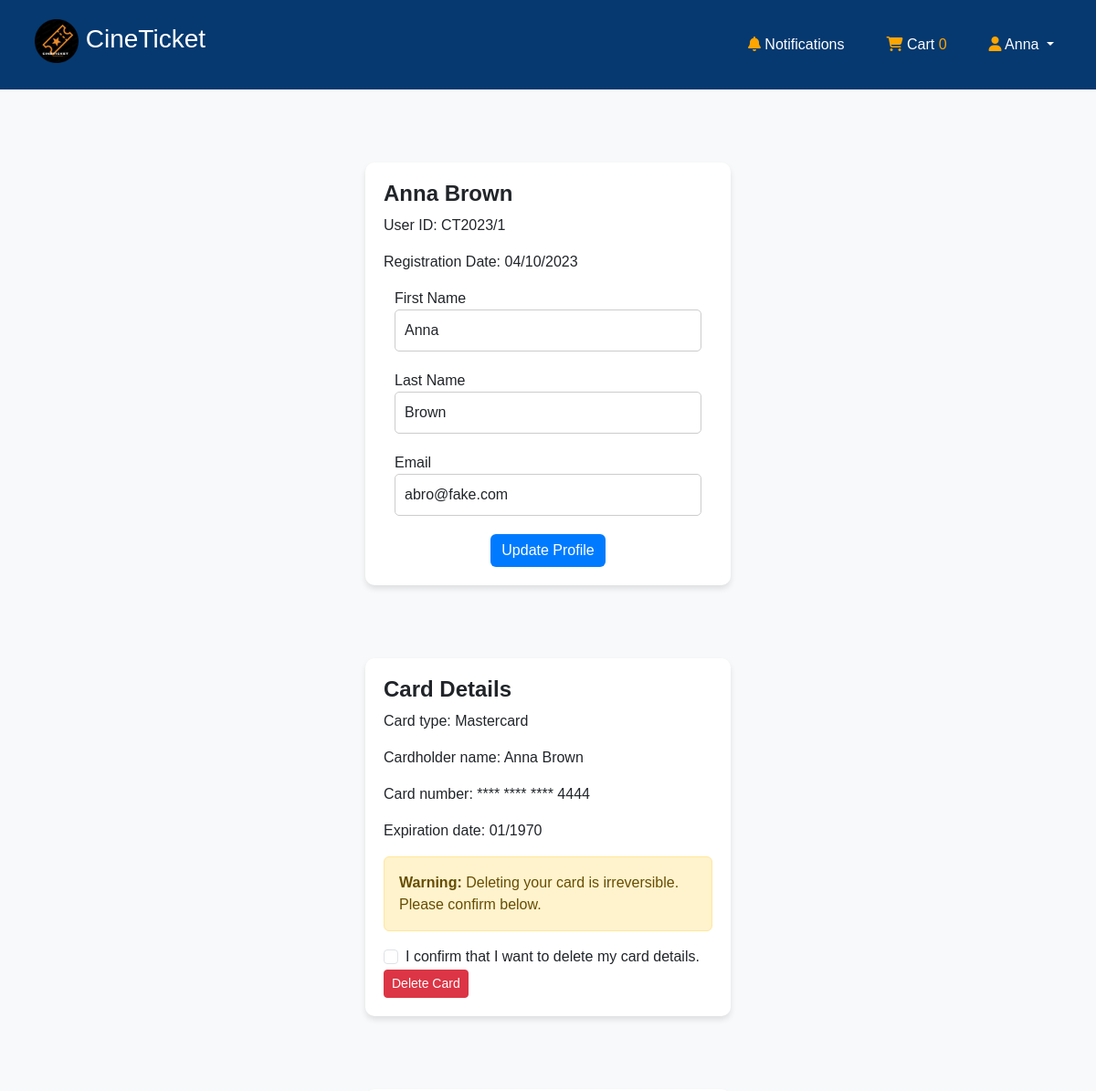
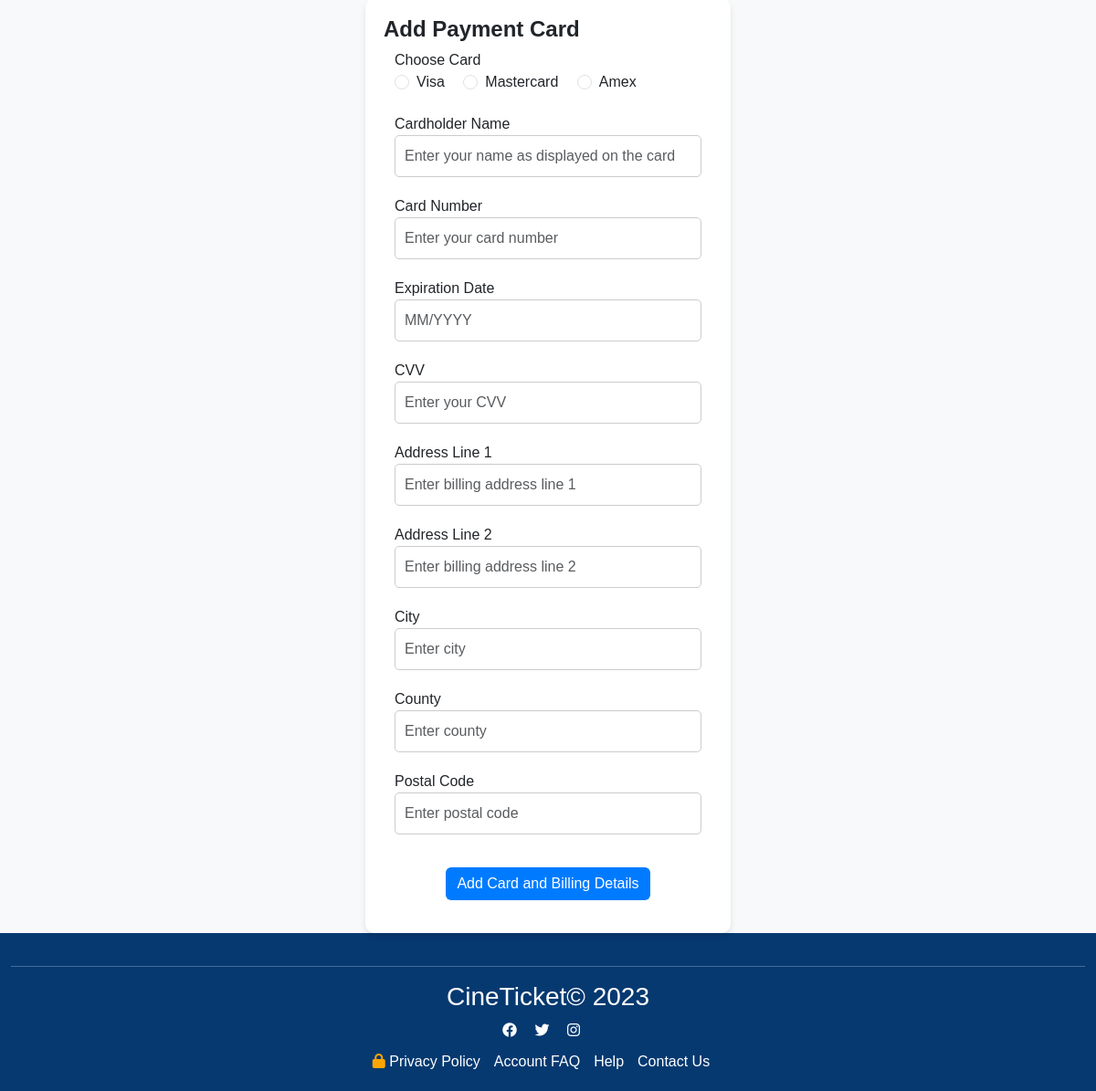
The app's page /account.php (signed in) with its own data (2 pictures, top to bottom).
### tables this page shows
CREATE TABLE `users` (
  `user_id` int(11) NOT NULL,
  `first_name` varchar(50) NOT NULL,
  `last_name` varchar(50) NOT NULL,
  `email` varchar(100) NOT NULL,
  `pass` varchar(255) NOT NULL,
  `registration_date` timestamp NOT NULL DEFAULT current_timestamp()
);

CREATE TABLE `credit_cards` (
  `card_id` int(11) NOT NULL,
  `user_id` int(11) NOT NULL,
  `card_type` varchar(50) NOT NULL,
  `cardholder_name` varchar(255) NOT NULL,
  `card_number` varchar(16) NOT NULL,
  `expiration_date` date NOT NULL,
  `cvv` varchar(4) NOT NULL,
  `billing_address1` varchar(255) NOT NULL,
  `billing_address2` varchar(255) DEFAULT NULL,
  `city` varchar(100) NOT NULL,
  `county` varchar(100) DEFAULT NULL,
  `postal_code` varchar(20) NOT NULL,
  `created_at` timestamp NOT NULL DEFAULT current_timestamp(),
  `updated_at` timestamp NOT NULL DEFAULT current_timestamp() ON UPDATE current_timestamp(),
  `deleted_at` timestamp NULL DEFAULT NULL
);

### account_tools.php (called while the page is built, shortened)
<?php
function getUserDetails($conn, $userEmail) {
    $query = "SELECT * FROM users WHERE email='$userEmail'";
    $result = mysqli_query($conn, $query);
    if (mysqli_num_rows($result) > 0) {
        return mysqli_fetch_assoc($result);
    }
    return null;
}
function getAddedCardDetails($conn, $user_id) {
    $query = "SELECT * FROM credit_cards WHERE user_id = ? ORDER BY created_at DESC LIMIT 1";
    $stmt = mysqli_prepare($conn, $query);
    mysqli_stmt_bind_param($stmt, "i", $user_id);
    mysqli_stmt_execute($stmt);
    $result = mysqli_stmt_get_result($stmt);
    if ($row = mysqli_fetch_assoc($result)) {
        return $row;
    }
    return null;
}
?>

### account.php (the view, shortened to what this page needs)
<?php
include "header.php";
require "cineticket_db.php";
require "account_tools.php";
$firstName = "";
$lastName = "";
$email = "";
if (isset($_SESSION['user_email']) && !empty($_SESSION['user_email'])) {
    $userEmail = $_SESSION['user_email'];
    $userDetails = getUserDetails($conn, $userEmail);
    if ($userDetails) {
        $user_id = $userDetails['user_id'];
        $firstName = $userDetails['first_name'];
        $lastName = $userDetails['last_name'];
        $email = $userDetails['email'];
        $regDate = $userDetails['registration_date'];
            $addedCardDetails = getAddedCardDetails($conn, $user_id);
    } else {
       $errors[] = 'User details not found';
    }
} else {
    header("Location: login.php");
    exit;
}
?>
<body>
    <div class="center-card">
        <div class="card">
            <div class="card-body">
                <h5 class="card-title"><?php echo $firstName, ' ' . $lastName;?></h5>
                <p>User ID: CT2023/<?php echo $user_id; ?></p>
                <p>Registration Date: <?php echo date("d/m/Y", strtotime($regDate)); ?></p>
                <div class="container">
                    <form method="POST" action="account.php">
                        <div class="form-group">
                            <label for="first_name">First Name</label>
                            <input type="text" class="form-control" id="first_name" name="first_name" value="<?php echo $firstName; ?>">
                        </div>
                        <div class="form-group">
                            <label for="last_name">Last Name</label>
                            <input type="text" class="form-control" id="last_name" name="last_name" value="<?php echo $lastName; ?>">
                        </div>
                        <div class="form-group">
                            <label for="email">Email</label>
                            <input type="email" class="form-control" id="email" name="email" value="<?php echo $email; ?>">
                        </div>
                        <div class="text-center">
                            <button type="submit" class="btn btn-primary" name="update_profile">Update Profile</button>
                        </div>
                    </form>
                </div>
            </div>
        </div>
    </div>
<div class="center-card">
    <div class="card">
        <div class="card-body">
            <h5 class="card-title">Card Details</h5>
            <?php if ($addedCardDetails !== null): ?>
                <form method="POST" action="account.php" onsubmit="return confirmDeletion()">
                    <p>Card type: <span><?php echo $addedCardDetails['card_type']; ?></span></p>
                    <p>Cardholder name: <span><?php echo $addedCardDetails['cardholder_name']; ?></span></p>
                    <p>Card number: <span><?php echo '**** **** **** ' . substr($addedCardDetails['card_number'], -4); ?></span></p>
                    <p>Expiration date: <span><?php echo date("m/Y", strtotime('01/' . $addedCardDetails['expiration_date'])); ?></span></p>
                    <div class="alert alert-warning">
                        <strong>Warning:</strong> Deleting your card is irreversible. Please confirm below.
                    </div>
                    <div class="form-check">
                        <input class="form-check-input" type="checkbox" id="confirm_delete" name="confirm_delete" value="yes">
                        <label class="form-check-label" for="confirm_delete">I confirm that I want to delete my card details.</label>
                    </div>
                    <button type="submit" class="btn btn-danger btn-sm" name='delete_card_details'>Delete Card</button>
                    <input type="text" name="delete_confirmation" id="delete_confirmation" readonly style="border: none; background-color: transparent;">
                </form>
            <?php else: ?>
                <p>No card details found</p>
            <?php endif; ?>
        </div>
    </div>
</div>
<div class="center-card">
    <div class="card">
        <div class="card-body">
            <h5 class="card-title">Add Payment Card</h5>
            <div class="container">
                <form method="POST" action="account.php" name="addCardForm">
                    <div class="form-group">
                        <label for="card_type">Choose Card</label><br>
                        <div class="form-check form-check-inline">
                            <input class="form-check-input" type="radio" name="card_type" id="visa" value="Visa" required>
                            <label class="form-check-label" for="visa">Visa</label>
                        </div>
                        <div class="form-check form-check-inline">
                            <input class="form-check-input" type="radio" name="card_type" id="mastercard" value="Mastercard" required>
                            <label class="form-check-label" for="mastercard">Mastercard</label>
                        </div>
                        <div class="form-check form-check-inline">
                            <input class="form-check-input" type="radio" name="card_type" id="amex" value="Amex" required>
                            <label class="form-check-label" for="amex">Amex</label>
                        </div>
                    </div>
                    <div class="form-group">
                        <label for="cardholder_name">Cardholder Name</label>
                        <input type="text" class="form-control" id="cardholder_name" name="cardholder_name" placeholder="Enter your name as displayed on the card" required>
                    </div>
                    <div class="form-group">
                        <label for="card_number">Card Number</label>
                        <input type="text" class="form-control" id="card_number" name="card_number" placeholder="Enter your card number" required>
                    </div>
                    <div class="form-group">
                        <label for="expiration_date">Expiration Date</label>
                        <input type="text" class="form-control" id="expiration_date" name="expiration_date" placeholder="MM/YYYY" required>
                    </div>
                    <div class="form-group">
                        <label for="cvv">CVV</label>
                        <input type="text" class="form-control" id="cvv" name="cvv" placeholder="Enter your CVV" required>
                    </div>
                    <div class="form-group">
                        <label for="billing_address1">Address Line 1</label>
                        <input type="text" class="form-control" id="billing_address1" name="billing_address1" placeholder="Enter billing address line 1" required>
                    </div>
                    <div class="form-group">
                        <label for="billing_address2">Address Line 2</label>
                        <input type="text" class="form-control" id="billing_address2" name="billing_address2" placeholder="Enter billing address line 2">
                    </div>
                    <div class="form-group">
                        <label for="city">City</label>
                        <input type="text" class="form-control" id="city" name="city" placeholder="Enter city" required>
                    </div>
                    <div class="form-group">
                        <label for="county">County</label>
                        <input type="text" class="form-control" id="county" name="county" placeholder="Enter county">
                    </div>
                    <div class="form-group">
                        <label for="postal_code">Postal Code</label>
                        <input type="text" class="form-control" id="postal_code" name="postal_code" placeholder="Enter postal code" required>
                    </div>
                    <div class="text-center">
                        <button type="submit" class="btn btn-primary m-3" name="add_card_billing">Add Card and Billing Details</button>
                    </div>
                </form>
            </div>
        </div>
    </div>
</div>
</body>
</html>
<?php include "footer.php"; ?>

### account.php (style rules this page uses)
body { background-color: #f8f9fa; font-family: Arial, sans-serif; }
.center-card { display: flex; flex-direction: column; align-items: center; margin-top: 10vh; }
.card { width: 400px; border: none; border-radius: 10px; box-shadow: 0 4px 6px rgba(0, 0, 0, 0.1); }
.card-body { padding: 20px; }
.card-title { font-size: 24px; font-weight: bold; text-align: left; }
.form-group { margin-bottom: 20px; }
.form-control { border: 1px solid #ccc; border-radius: 5px; padding: 10px; width: 100%; }
.form-check-input { margin-right: 5px; }
.btn-primary { background-color: #007bff; border: none; }
.text-center { text-align: center; }

### records on screen
users: first_name "Anna", last_name "Brown", user_id "1", registration_date "04/10/2023", email "abro@fake.com"
credit_cards: card_type "Mastercard", cardholder_name "Anna Brown", card_number "4444", expiration_date "01/1970"

### other values on screen
$_SESSION['user_name'] "Anna"
